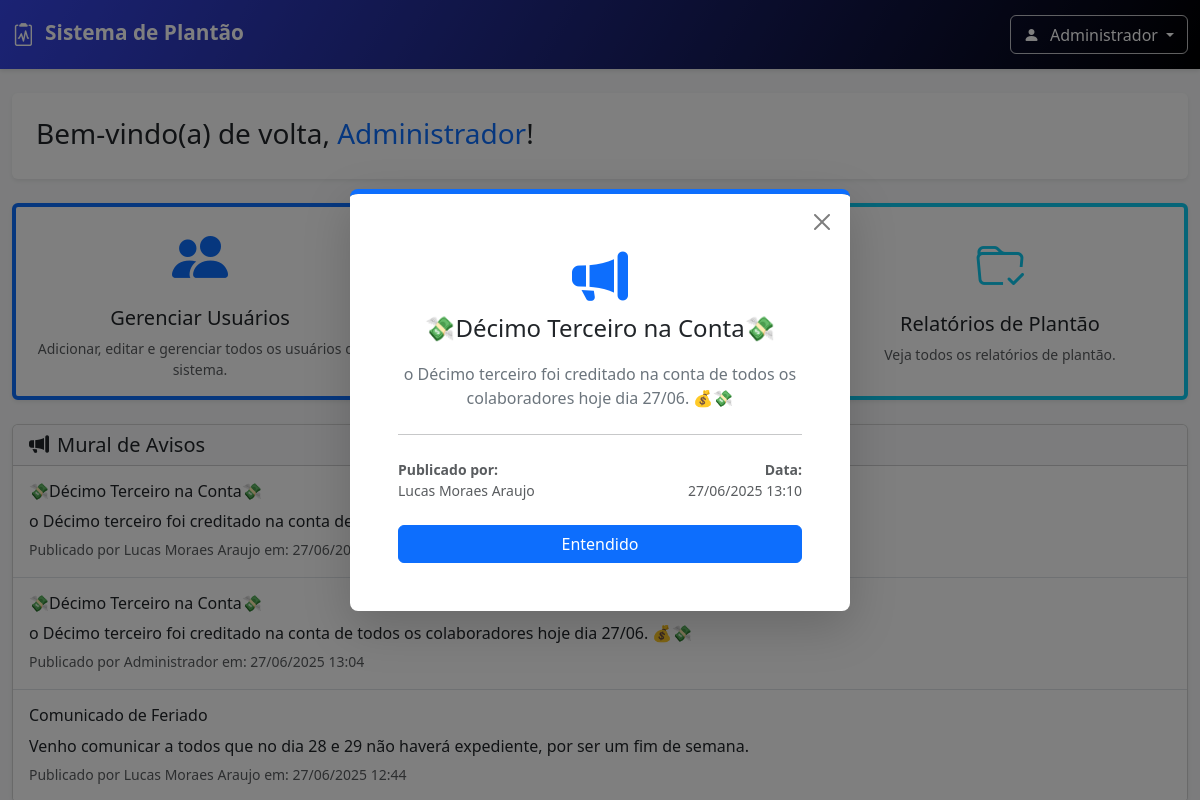
Before: /panel (signed in) with the older database file.
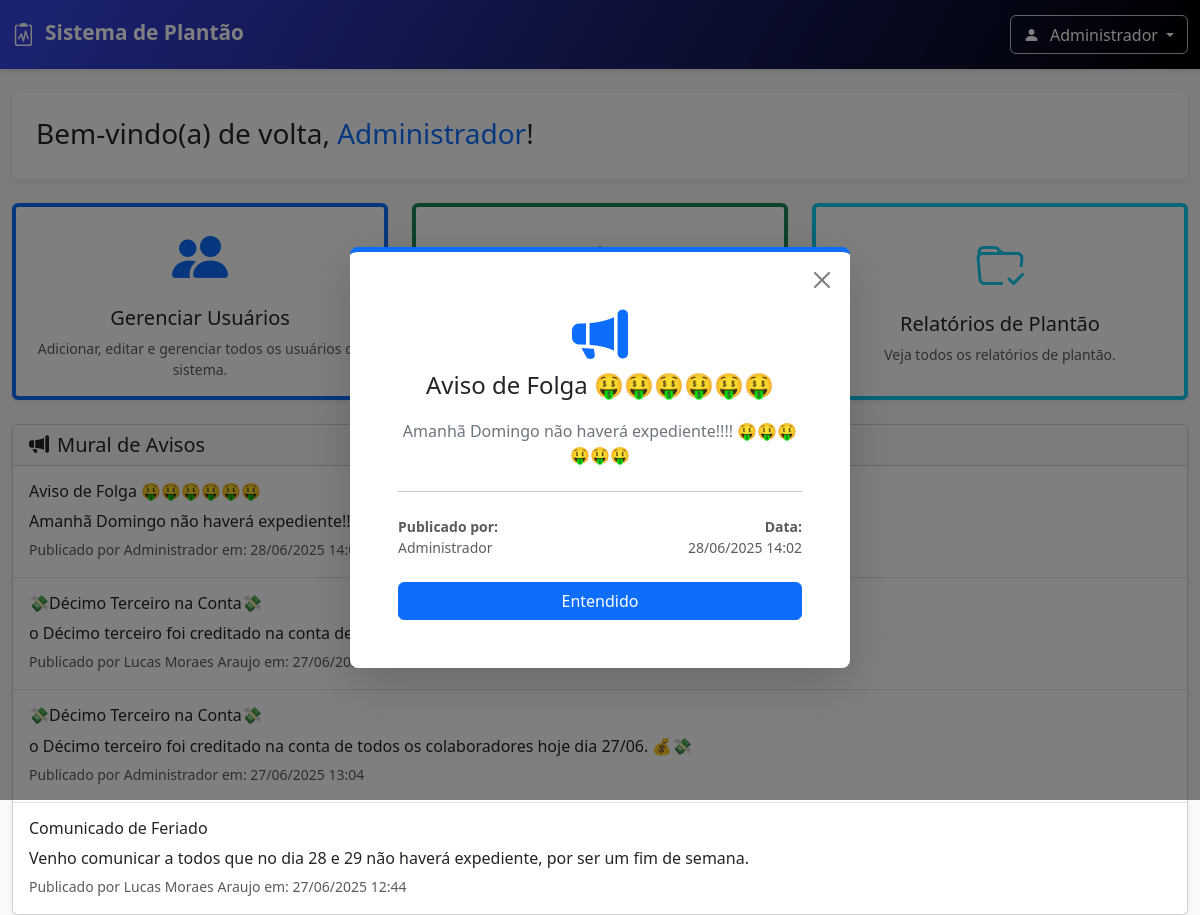
After: the same page with the newer database file.
### db.py (models this page shows, shortened)
class Notice(db.Model):
    __tablename__ = 'notices'
    id = db.Column(db.Integer, primary_key=True)
    title = db.Column(db.String(100), nullable=False)
    content = db.Column(db.Text, nullable=False)
    date_registry = db.Column(db.DateTime, nullable=False, default=datetime.utcnow)
    author_id = db.Column(db.Integer, db.ForeignKey('users.id'), nullable=False)
    author = db.relationship('User', backref='notices')

class User(db.Model, UserMixin):
    __tablename__ = 'users'
    id = db.Column(db.Integer, primary_key=True)
    name = db.Column(db.String(100), nullable=False)
    username = db.Column(db.String(50), unique=True, nullable=False)
    password = db.Column(db.String(200), nullable=False)
    profile = db.Column(db.String(200), nullable=False)
    email = db.Column(db.String(120), unique=True, nullable=False)
    is_active = db.Column(db.Boolean, default=True, nullable=False)
    creation_date = db.Column(db.DateTime, nullable=False, default=datetime.utcnow)
    last_login = db.Column(db.DateTime, nullable=True)
    forms = db.relationship('Form', back_populates='worker', lazy='dynamic')

### routes/main.py (the view)
@main_bp.route("/panel")
@login_required
def panel():
    popup_aviso = None
    if session.get('show_notice_popup'):
        aviso_query = db.select(Notice).order_by(Notice.date_registry.desc()).limit(1)
        popup_aviso = db.session.execute(aviso_query).scalar_one_or_none()
        session.pop('show_notice_popup', None)
    avisos_fixos_query = db.select(Notice).order_by(Notice.date_registry.desc())
    todos_os_avisos = db.session.execute(avisos_fixos_query).scalars().all()
    return render_template(
        "panel.html",
        notice=todos_os_avisos,
        popup_aviso=popup_aviso
    )

### routes/util.py (called while the page is built, shortened)
def format_date_filter(value, target_tz_str='Etc/GMT+3', format_str='%d/%m/%Y'):
    if value is None:
        return "N/A"
    if isinstance(value, date) and not isinstance(value, datetime):
        return value.strftime(format_str)
    dt_object = None
    if isinstance(value, datetime):
        dt_object = value
    if not isinstance(dt_object, datetime):
        return value
    dt_object_utc = dt_object.replace(tzinfo=timezone.utc) if dt_object.tzinfo is None else dt_object.astimezone(timezone.utc)
    try:
        target_tz = ZoneInfo(target_tz_str)
        local_dt = dt_object_utc.astimezone(target_tz)
        return local_dt.strftime(format_str)
    except Exception as e:
        print(f"AVISO: Erro na conversão de fuso ou formatação: {e}. Formatando como UTC.")
        return dt_object_utc.strftime(format_str)

### templates/panel.html (shortened to what the changed rows need)
{% extends "navbar.html" %}
{% block content %}
<div class="container-fluid mt-4">
    <div class="row mb-4">
        <div class="col-12">
            <div class="card shadow-sm border-0 welcome-card">
                <div class="card-body p-4">
                    <div class="row align-items-center">
                        <div class="col-md-8">
                            <h3 class="card-title mb-1">Bem-vindo(a) de volta, <span class="text-primary">{{
                                    current_user.name }}</span>!</h3>
                        </div>
                    </div>
                </div>
            </div>
        </div>
    </div>
    {% if notice %}
    <div class="row mt-4">
        <div class="col-12">
            <div class="card shadow-sm">
                <div class="list-group list-group-flush">
                    {% for notice in notice %}
                    <div class="list-group-item p-3">
                        <h6 class="card-title">{{ notice.title }}</h6>
                        <p class="card-text mb-1">{{ notice.content }}</p>
                        <p class="card-text mb-0">
                            <small class="text-muted">
                                Publicado por {{ notice.author.name }} em: {{ notice.date_registry | format_date_time }}
                            </small>
                        </p>
                    </div>
                    {% else %}
                    <div class="list-group-item p-4 text-center text-muted">
                        Nenhum aviso publicado no momento.
                    </div>
                    {% endfor %}
                </div>
            </div>
        </div>
    </div>
    {% endif %}
</div>
{% if popup_aviso %}
<div class="modal fade" id="avisoModal" tabindex="-1" aria-labelledby="avisoModalLabel" aria-hidden="true">
  <div class="modal-dialog modal-dialog-centered">
    <div class="modal-content shadow-lg border-0 border-top border-primary border-5" style="border-radius: 0.5rem;">
      <div class="modal-body p-4 p-lg-5">
        <button type="button" class="btn-close position-absolute top-0 end-0 m-3" data-bs-dismiss="modal" aria-label="Fechar"></button>
        <div class="text-center">
            <i class="bi bi-megaphone-fill display-4 text-primary mb-3"></i>
            <h4 class="modal-title mb-3" id="avisoModalLabel">{{ popup_aviso.title }}</h4>
            <p class="text-secondary">{{ popup_aviso.content | safe }}</p>
        </div>
        <hr class="my-4">
        <div class="d-flex justify-content-between align-items-center">
            <div class="small text-muted">
                <strong class="d-block">Publicado por:</strong>
                <span>{{ popup_aviso.author.name }}</span>
            </div>
            <div class="small text-muted text-end">
                <strong class="d-block">Data:</strong>
                <span>{{ popup_aviso.date_registry | format_date_time }}</span>
            </div>
        </div>
        <div class="d-grid mt-4">
            <button type="button" class="btn btn-primary" data-bs-dismiss="modal">Entendido</button>
        </div>
      </div>
    </div>
  </div>
</div>
{% endif %}
{% endblock %}

### templates/navbar.html (shortened to what this page needs)
<!DOCTYPE html>
<html lang="pt-br">
<head>
    <link href="https://cdn.jsdelivr.net/npm/bootstrap@5.3.3/dist/css/bootstrap.min.css" rel="stylesheet">
    <link rel="stylesheet" href="https://cdn.jsdelivr.net/npm/bootstrap-icons@1.11.3/font/bootstrap-icons.min.css">
    <link rel="stylesheet" href="{{ url_for('static', filename='main.css') }}">
</head>
<body>
    {% if current_user.is_authenticated %}
    <nav class="navbar navbar-expand-lg navbar-dark shadow-sm navbar-custom no-print">
        <div class="container-fluid">
            <a class="navbar-brand navbar-brand-custom" href="{{ url_for('main.panel') }}">
                <i class="bi bi-clipboard2-pulse"></i> Sistema de Plantão
            </a>
            <div class="d-flex align-items-center ms-auto">
                <div class="dropdown">
                    <button class="btn dropdown-toggle user-dropdown-button" type="button" id="userDropdownGlobal"
                        data-bs-toggle="dropdown" aria-expanded="false">
                        <i class="bi bi-person-fill"></i> {{ current_user.name }}
                    </button>
                </div>
            </div>
        </div>
    </nav>
    {% endif %}
    {% block content %}{% endblock %}
</body>
</html>

Changed rows visible on the page:
no longer on this page (row unchanged): User: author.name "Lucas Moraes Araujo"
added Notice: title "Aviso de Folga 🤑🤑🤑🤑🤑🤑", content "Amanhã Domingo não haverá expediente!!!! 🤑🤑🤑🤑🤑🤑", author.name "Administrador", date_registry "28/06/2025 14:02"
Other visible differences:
{{ popup_aviso.author.name }}: "Lucas Moraes Araujo" → "Administrador"
{{ popup_aviso.title }}: "💸Décimo Terceiro na Conta💸" → "Aviso de Folga 🤑🤑🤑🤑🤑🤑"
{{ popup_aviso.content | safe }}: "o Décimo terceiro foi creditado na conta de todos os colaboradores hoje dia 27/06. 💰💸" → "Amanhã Domingo não haverá expediente!!!! 🤑🤑🤑🤑🤑🤑"
{{ popup_aviso.date_registry | format_date_time }}: "27/06/2025 13:10" → "28/06/2025 14:02"
